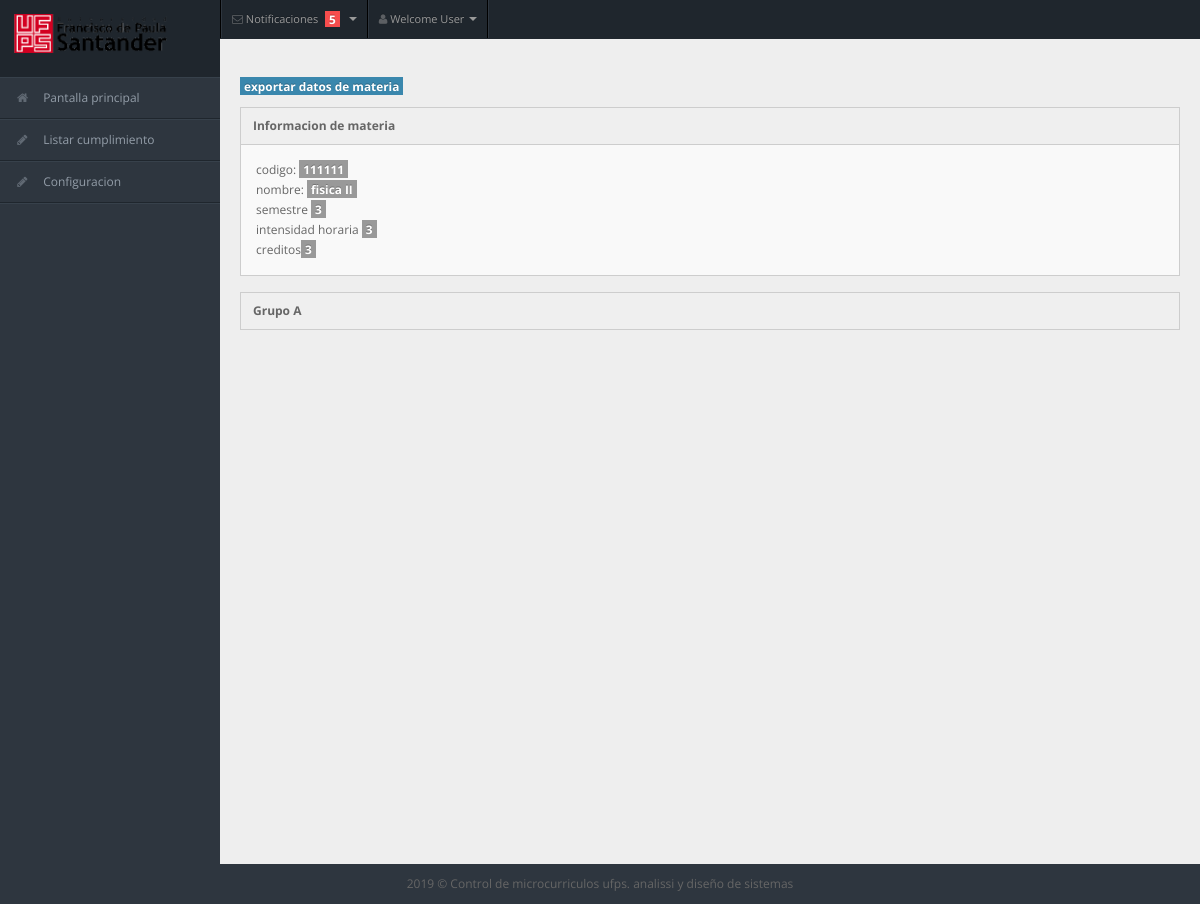
Page /views/admin/materia.php?cod=111111&gru=5 on the earlier database version.
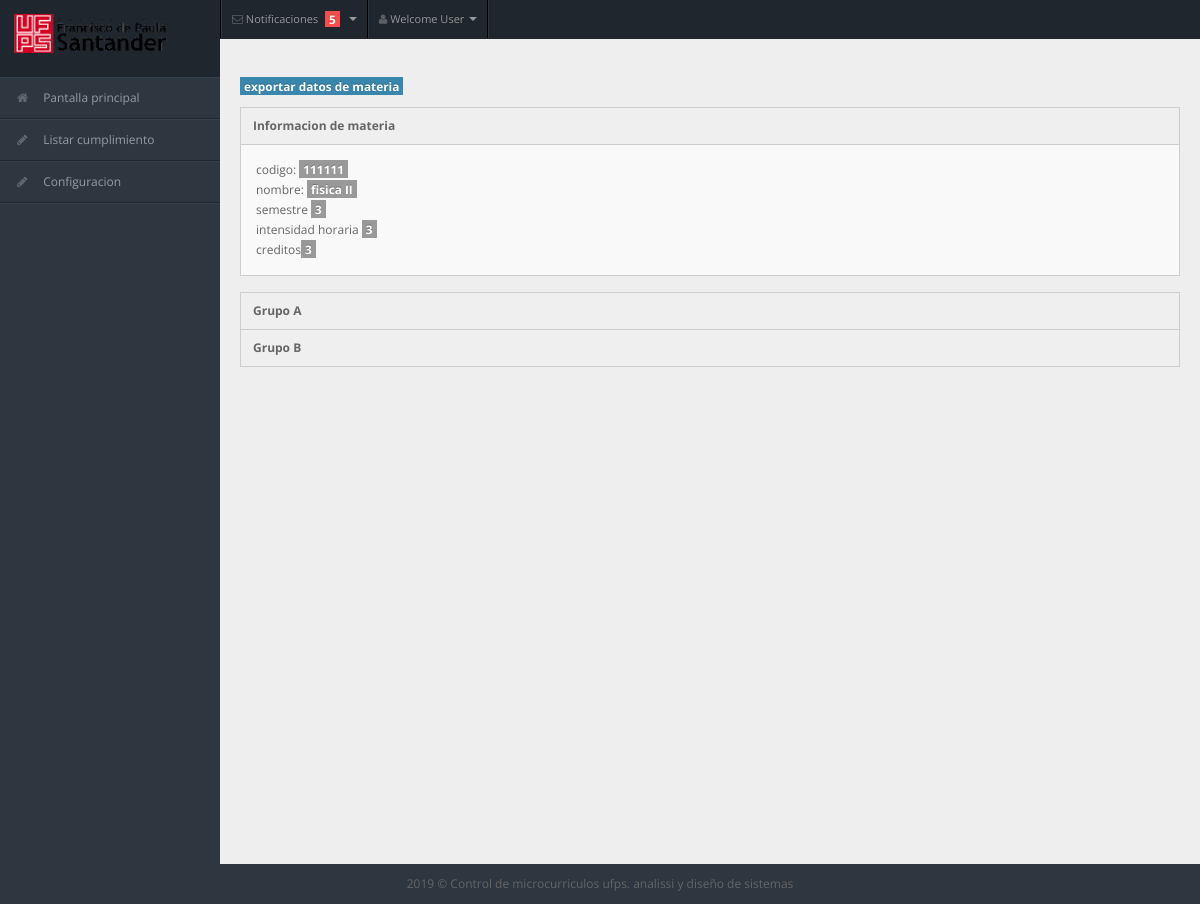
Same page on the later database version.
### tables this page shows
CREATE TABLE `asignatura` (
  `codigo` int(11) NOT NULL,
  `nombre` varchar(50) NOT NULL,
  `semestre` int(11) NOT NULL,
  `intensidadhoraria` int(11) NOT NULL,
  `creditos` int(11) NOT NULL,
  `nombre_plandeestudios` varchar(50) NOT NULL
);

CREATE TABLE `grupo` (
  `grupo_numero` int(11) NOT NULL,
  `codigo_asignatura` int(11) NOT NULL,
  `grupo` char(1) NOT NULL DEFAULT 'A'
);

### model/DAO/asignaturaDAO.php (called while the page is built, shortened)
<?php
require_once '../../model/DTO/asignaturaDTO.php';
class asignaturaDAO {
    public function consultar($id) {
        $conexion = new Conexion();
        $consulta = $conexion->prepare('SELECT * FROM asignatura WHERE codigo= :idc');
        $consulta->bindParam(':idc', $id);
        $consulta->execute();
        $tabla_datos = $consulta->fetchAll(PDO::FETCH_ASSOC);
        $ces = null;
        if (count($tabla_datos) == 1) {
            foreach ($tabla_datos as $con => $valor) {
                $ces = new asignaturaDTO();
                $ces->setCodigo($tabla_datos[$con]["codigo"]);
                $ces->setNombre($tabla_datos[$con]["nombre"]);
                $ces->setSemestre($tabla_datos[$con]["semestre"]);
                $ces->setIntencidad_horaria($tabla_datos[$con]["intensidadhoraria"]);
                $ces->setCreditos($tabla_datos[$con]["creditos"]);
                $ces->setNombre_planestudio($tabla_datos[$con]["nombre_plandeestudios"]);
            }
            return $ces;
        } else {
            return null;
        }
    }
}

### controllers/consultaseguimientocontroller.php (called while the page is built, shortened)
<?php
require_once '../../model/DAO/grupoDAO.php';
require_once '../../model/DTO/grupoDTO.php';
require_once '../../model/DAO/asignaturaDAO.php';
require_once '../../model/DTO/asignaturaDTO.php';
require_once '../../model/DAO/unidadDAO.php';
require_once '../../model/DAO/pruebaDAO.php';
class consultaController {
    public function consultaMateria($cod, $gru) {
        $grdao = new grupoDAO();
        $asigdao = new asignaturaDAO();
        $udao = new unidadDAO();
        $grupos = $grdao->consultar($cod);
        $asign = $asigdao->consultar($cod);
        $retorno = array();
        foreach ($grupos as $grup) {
            $numgrupo = $grup->getGrupo_numero();
            $unidades = $udao->consultar($cod, $numgrupo);
            $datounidad = $this->cargapruebas($unidades, $numgrupo);
            array_push($retorno, array("grup" => $grup, "unid" => $datounidad));
        }
        return $retorno;
    }
    public function cargapruebas($unidades, $numgrupo) {
        $prdao = new pruebaDAO();
        $datounidad = array();
        foreach ($unidades as $unidad) {
            $pruebas = $prdao->consultarPorUnidad($unidad->getId());
            $datoper = $this->cargapersonas($pruebas);
            array_push($datounidad, array("uni" => $unidad, "pru" => $datoper));
        }
        return $datounidad;
    }
    public function cargapersonas($pruebas) {
        $datoper = array();
        foreach ($pruebas as $prueba) {
            $retor = $this->consultaDatos($prueba->getId());
            array_push($datoper, $retor);
        }
        return $datoper;
    }
    public function consultaDatos($id) {
        $conexion = new Conexion();
        $consulta = $conexion->prepare("SELECT PE.codigo , PE.nombre ,"
                . " PE.apellidos  FROM prueba P , matricula M  ,estudiante E ,"
                . "persona PE WHERE P.id_prueba=M.id AND E.id_matricula=M.id AND"
                . " PE.codigo = E.codigo_persona AND P.id =:idc");
        $consulta->bindParam(':idc', $id);
        $consulta->execute();
        $tabla_datos = $consulta->fetchAll(PDO::FETCH_NUM);
        $astraba = array();
        foreach ($tabla_datos as $con) {
            array_push($astraba, $con);
        }
        return $astraba;
    }
}
?>

### model/DTO/asignaturaDTO.php (called while the page is built, shortened)
<?php
class asignaturaDTO {
    private $codigo;
    private $nombre;
    private $semestre;
    private $intencidad_horaria;
    private $creditos;
    function getCodigo() {
        return $this->codigo;
    }
    function setCodigo($codigo) {
        $this->codigo = $codigo;
    }
    function getNombre() {
        return $this->nombre;
    }
    function getSemestre() {
        return $this->semestre;
    }
    function getIntencidad_horaria() {
        return $this->intencidad_horaria;
    }
    function getCreditos() {
        return $this->creditos;
    }
    function setNombre($nombre) {
        $this->nombre = $nombre;
    }
    function setSemestre($semestre) {
        $this->semestre = $semestre;
    }
    function setIntencidad_horaria($intencidad_horaria) {
        $this->intencidad_horaria = $intencidad_horaria;
    }
    function setCreditos($creditos) {
        $this->creditos = $creditos;
    }
}

### model/DAO/grupoDAO.php (called while the page is built, shortened)
<?php
require_once '../../model/DTO/grupoDTO.php';
class grupoDAO {
    public function consultar($id) {
        $conexion = new Conexion();
        $consulta = $conexion->prepare('SELECT * FROM grupo WHERE codigo_asignatura= :idc');
        $consulta->bindParam(':idc', $id);
        $consulta->execute();
        $tabla_datos = $consulta->fetchAll(PDO::FETCH_ASSOC);
        $astraba = array();
        foreach ($tabla_datos as $con => $valor) {
            $ces = new grupoDTO();
            $ces->setGrupo_numero($tabla_datos[$con]["grupo_numero"]);
            $ces->setCodigo_asignatura($tabla_datos[$con]["codigo_asignatura"]);
            $ces->setGrupo($tabla_datos[$con]["grupo"]);
            array_push($astraba, $ces);
        }
        return $astraba;
    }
}

### model/DTO/grupoDTO.php (called while the page is built, shortened)
<?php
class grupoDTO {
    private $grupo_numero;
    private $grupo;
    function getGrupo() {
        return $this->grupo;
    }
    function setGrupo($grupo) {
        $this->grupo = $grupo;
    }
    function getGrupo_numero() {
        return $this->grupo_numero;
    }
    function setGrupo_numero($grupo_numero) {
        $this->grupo_numero = $grupo_numero;
    }
}

### model/DAO/unidadDAO.php (called while the page is built, shortened)
<?php
require_once '../../model/DTO/grupoDTO.php';
class unidadDAO {
    public function consultar($id, $gru) {
        $conexion = new Conexion();
       $consulta =  $conexion->prepare("SELECT U.id , U.nombre_contenido ,U.id_microcurriculo ,U.horaspresenciales,U.horasindependientes , U.horatotal FROM asignatura A , unidad U , microcurriculo M ,grupo G WHERE  U.id_microcurriculo=M.id AND M.id_grupo = :idg AND G.grupo_numero =M.id_grupo AND  A.codigo = G.codigo_asignatura and G.codigo_asignatura=:idc");
        $consulta->bindParam(':idc', $id);
        $consulta->bindParam(':idg', $gru);
        $consulta->execute();
        $tabla_datos = $consulta->fetchAll(PDO::FETCH_ASSOC);
        $astraba = array();
        foreach ($tabla_datos as $con => $valor) {
            $ces = new unidadDTO();
            $ces->setId($tabla_datos[$con]["id"]);
            $ces->setNombre($tabla_datos[$con]["nombre_contenido"]);
            $ces->setId_microcurriculo($tabla_datos[$con]["id_microcurriculo"]);
            $ces->setHora_presencial($tabla_datos[$con]["horaspresenciales"]);
            $ces->setHora_independiente($tabla_datos[$con]["horasindependientes"]);
            $ces->setHora_total($tabla_datos[$con]["horatotal"]);
            array_push($astraba, $ces);
        }
        return $astraba;
    }
}

### model/DAO/pruebaDAO.php (called while the page is built, shortened)
<?php
class pruebaDAO {
    public function consultarPorUnidad($id) {
        $conexion = new Conexion();
        $consulta = $conexion->prepare('SELECT * FROM prueba WHERE id_unidad= :idc');
        $consulta->bindParam(':idc', $id);
        $consulta->execute();
        $tabla_datos = $consulta->fetchAll(PDO::FETCH_ASSOC);
        $astraba = array();
        foreach ($tabla_datos as $con => $valor) {
            $ces = new pruebaDTO();
            $ces->setId($tabla_datos[$con]["id"]);
            $ces->setFecha($tabla_datos[$con]["fecha"]);
            $ces->setPorcentaje($tabla_datos[$con]["porcentaje"]);
            $ces->setId_prueba($tabla_datos[$con]["id_prueba"]);
            $ces->setId_unidad($tabla_datos[$con]["id_unidad"]);
            $ces->setId_tema($tabla_datos[$con]["id_tema"]);
            array_push($astraba, $ces);
        }
        return $astraba;
    }
}

### views/admin/materia.php (the view, shortened to what the rows shown need)
<!DOCTYPE html>
<html lang="en">
    <?php
    $cod = $_GET["cod"];
    $gru = $_GET["gru"];
    require_once '../../model/DAO/asignaturaDAO.php';
    require_once '../../model/DTO/asignaturaDTO.php';
    require_once '../../controllers/consultaseguimientocontroller.php';
    $algo = new consultaController();
    $list = $algo->consultaMateria($cod, $gru);
    $asig = new asignaturaDAO();
    $mat = $asig->consultar($cod);
    ?>
    <head>
        <link rel="stylesheet" href="../css/bootstrap.min.css" />
        <link rel="stylesheet" href="../css/bootstrap-responsive.min.css" />
        <link rel="stylesheet" href="../css/fullcalendar.css" />
        <link rel="stylesheet" href="../css/matrix-style.css" />
        <link rel="stylesheet" href="../css/matrix-media.css" />
        <link href="../font-awesome/css/font-awesome.css" rel="stylesheet" />
        <link rel="stylesheet" href="../css/jquery.gritter.css" />
    </head>
    <body>
        <?php
        include("../includes/navadmin.php");
        ?>
        <div id="content">
            <div class="container-fluid">
                <div class="row-fluid">
                    <div class="widget-box">
                        <div class="widget-content">
                            codigo:  <span class="label"> <?php echo $mat->getCodigo() ?> </span>
                            <br>
                            nombre: <span class="label"><?php echo $mat->getNombre() ?></span>
                            <br>
                            semestre <span class="label"><?php echo $mat->getSemestre() ?></span>
                            <br>
                            intensidad horaria <span class="label"><?php echo $mat->getIntencidad_horaria() ?></span>
                            <br>
                            creditos<span class="label"><?php echo $mat->getCreditos() ?></span>
                            <br>
                        </div>
                    </div>
                    <div class="widget-box collapsible">
                        <?php
                        foreach ($list as $val) {
                            $nomgrupo = $val["grup"]->getGrupo();
                            ?>
                            <div class="widget-title">
                                <a data-toggle="collapse" href="#collapsegrupo<?php echo $nomgrupo; ?>">
                                    <h5><?php echo "Grupo " . $nomgrupo ?>  </h5>
                                </a>
                            </div>
                        <?php } ?>
                    </div>
                </div>
            </div>
        </div>
    </body>
</html>

Differences in the rows shown:
added grupo: grupo "B"
